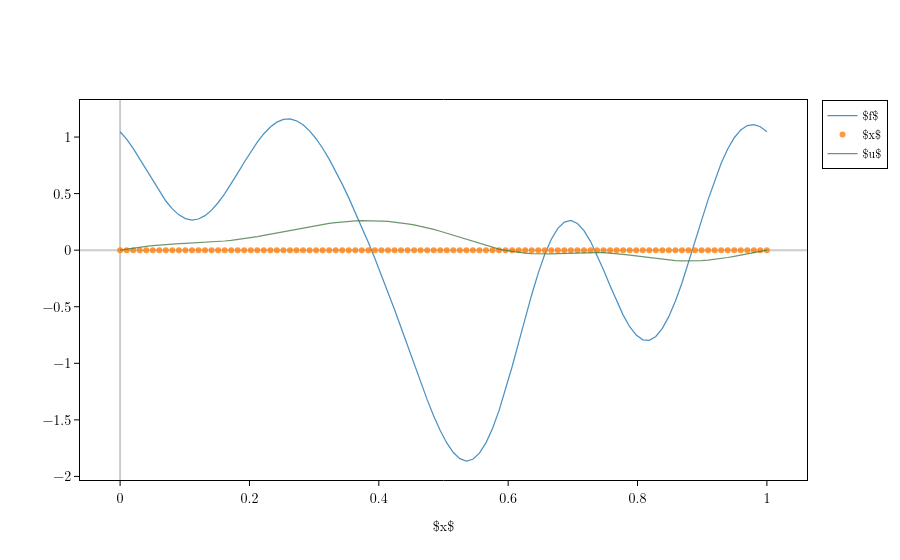

Source (notebook cell):
### Code cell
qewton.visualization.Figure(data_loader.visualize(mode=qewton.optim.EvaluationPhase.TRAIN)).show()
